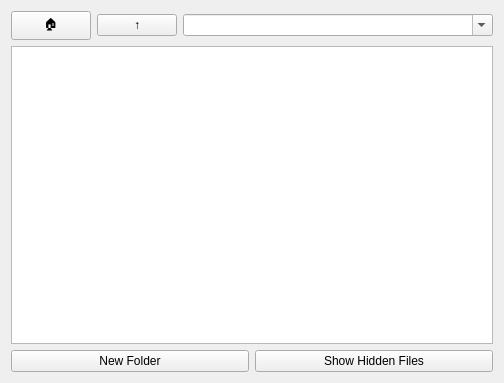
<?xml version="1.0" encoding="UTF-8"?>
<ui version="4.0">
 <class>Widget</class>
 <widget class="QWidget" name="Widget">
  <property name="geometry">
   <rect>
    <x>0</x>
    <y>0</y>
    <width>504</width>
    <height>383</height>
   </rect>
  </property>   <property name="windowTitle">
    <string>File System Explorer</string>
   </property>   <layout class="QVBoxLayout" name="verticalLayout_2">
    <item>
     <layout class="QVBoxLayout" name="verticalLayout">
      <item>
       <layout class="QHBoxLayout" name="navigationLayout">
        <item>
         <widget class="QPushButton" name="homeButton">
          <property name="maximumWidth">
           <number>30</number>
          </property>
          <property name="text">
           <string>🏠</string>
          </property>
          <property name="toolTip">
           <string>Go to Home Directory</string>
          </property>
         </widget>
        </item>
        <item>
         <widget class="QPushButton" name="upButton">
          <property name="maximumWidth">
           <number>30</number>
          </property>
          <property name="text">
           <string>↑</string>
          </property>
          <property name="toolTip">
           <string>Go Up One Level</string>
          </property>
         </widget>
        </item>
        <item>
         <widget class="QComboBox" name="pathComboBox">
          <property name="editable">
           <bool>true</bool>
          </property>
          <property name="sizePolicy">
           <sizepolicy hsizetype="Expanding" vsizetype="Fixed">
            <horstretch>1</horstretch>
            <verstretch>0</verstretch>
           </sizepolicy>
          </property>
         </widget>
        </item>
       </layout>
      </item>
      <item>
       <widget class="QTreeView" name="treeView">
        <property name="alternatingRowColors">
         <bool>true</bool>
        </property>
        <property name="sortingEnabled">
         <bool>true</bool>
        </property>
       </widget>
      </item>
      <item>
       <layout class="QHBoxLayout" name="horizontalLayout">
        <item>
         <widget class="QPushButton" name="addButton">
          <property name="text">
           <string>New Folder</string>
          </property>
         </widget>
        </item>
        <item>
         <widget class="QPushButton" name="toggleHiddenButton">
          <property name="text">
           <string>Show Hidden Files</string>
          </property>
          <property name="checkable">
           <bool>true</bool>
          </property>
         </widget>
        </item>
       </layout>
      </item>
     </layout>
    </item>
   </layout>
 </widget>
 <resources/>
 <connections/>
</ui>
